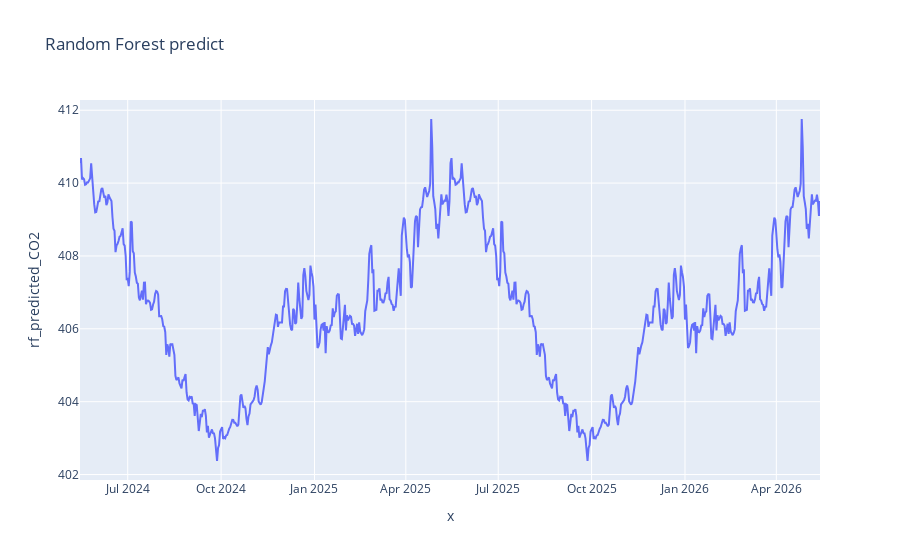
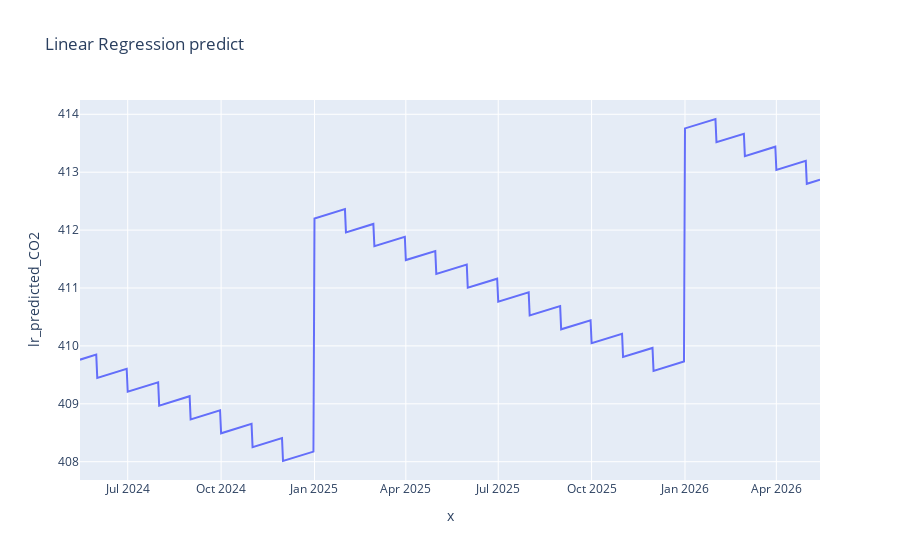

The notebook cell saved with these charts, in order:
### Code cell
px.line(data_frame=future, x=future_dates, y='rf_predicted_CO2', title='Random Forest predict').show()
px.line(data_frame=future, x=future_dates, y='lr_predicted_CO2', title='Linear Regression predict').show()

### Figure 1 — Plotly figure (JSON) as saved in the notebook; plotly's stock layout.template omitted (floating-point values rounded to 4 significant figures; data arrays with more than 128 entries replaced by an {"elided": "..."} marker saying what was removed)
{"data": [{"hovertemplate": "x=%{x}<br>rf_predicted_CO2=%{y}<extra></extra>", "legendgroup": "", "line": {"color": "#636efa", "dash": "solid"}, "marker": {"symbol": "circle"}, "mode": "lines", "name": "", "orientation": "v", "showlegend": false, "type": "scatter", "x": {"elided": "730 str values"}, "xaxis": "x", "y": {"elided": "730 float values"}, "yaxis": "y"}], "layout": {"legend": {"tracegroupgap": 0}, "title": {"text": "Random Forest predict"}, "xaxis": {"anchor": "y", "domain": [0, 1], "title": {"text": "x"}}, "yaxis": {"anchor": "x", "domain": [0, 1], "title": {"text": "rf_predicted_CO2"}}}}

### Figure 2 — Plotly figure (JSON) as saved in the notebook; plotly's stock layout.template omitted (floating-point values rounded to 4 significant figures; data arrays with more than 128 entries replaced by an {"elided": "..."} marker saying what was removed)
{"data": [{"hovertemplate": "x=%{x}<br>lr_predicted_CO2=%{y}<extra></extra>", "legendgroup": "", "line": {"color": "#636efa", "dash": "solid"}, "marker": {"symbol": "circle"}, "mode": "lines", "name": "", "orientation": "v", "showlegend": false, "type": "scatter", "x": {"elided": "730 str values"}, "xaxis": "x", "y": {"elided": "730 float values"}, "yaxis": "y"}], "layout": {"legend": {"tracegroupgap": 0}, "title": {"text": "Linear Regression predict"}, "xaxis": {"anchor": "y", "domain": [0, 1], "title": {"text": "x"}}, "yaxis": {"anchor": "x", "domain": [0, 1], "title": {"text": "lr_predicted_CO2"}}}}
